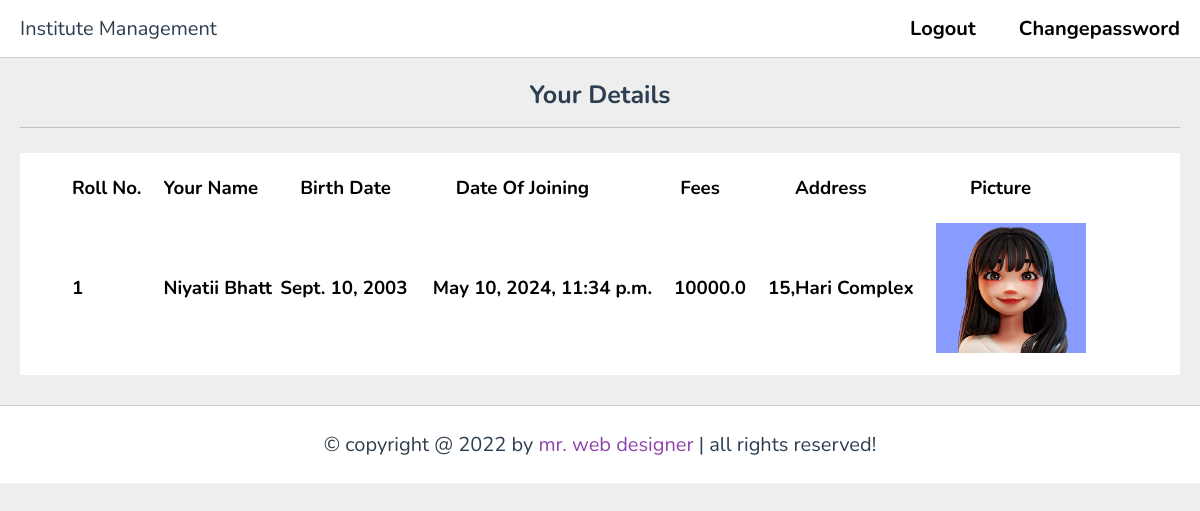
The app's page /sdetail (signed in) with its own data.
### myapp/models.py (models this page shows, shortened)
class Student(models.Model):
    userid= models.ForeignKey(User,on_delete=models.CASCADE)
    firstname= models.CharField(max_length=30)
    lastname= models.CharField(max_length=30)
    mobile= models.BigIntegerField()
    birth_date=models.DateField()
    date_of_joining=models.DateTimeField(default=timezone.now)
    address=models.TextField()
    roll_no=models.IntegerField()
    fees= models.FloatField()
    picture= models.ImageField(default="default.jpg",upload_to="media/P_Picture")

### myapp/views.py (the view)
# urls.py: path('sdetail', views.sdetail, name='sdetail'),
def sdetail(request):
    user= User.objects.get(email=request.session['email'])
    sid= Student.objects.get(userid=user)
    return render(request,"sdetail.html",{'sid':sid,'user':user})

### myapp/templates/sdetail.html
{% extends 'studentheader.html' %}
{% block content %}
{% load static %}
<section class="playlist-details">
    <center><h1 class="heading">Your Details</h1></center>
    <div class="row">
        <table border="1">
                <tr>
                    <th><h3 class="text-center" style="margin-right:20px;">Roll No.</h3></th>
                    <th><h3 class="text-center" style="margin-right:20px;">Your Name</h3></th>
                    <th><h3 class="text-center" style="margin-right:20px; padding-left:20px;">Birth Date</h3></th>
                    <th><h3 class="text-center" style="margin-right:20px;">Date Of Joining</h3></th>
                    <th><h3 class="text-center" style="margin-right:20px; padding-left:20px;">Fees</h3></th>
                    <th><h3 class="text-center" style="margin-right:20px; padding-left:20px;">Address</h3></th>
                    <th><h3 class="text-center" style="margin-right:20px; padding-left:20px;">Picture</h3></th>
                </tr>
            <body>
                <br><tr>
                    <td class="text-center" style="padding-top:20px;"><h3>{{ sid.roll_no }}</h3></td>
                    <td class="text-center" style="padding-top:20px;"><h3>{{ sid.firstname }} {{ sid.lastname }}</h3></td>
                    <td class="text-center" style="padding-top:20px;"><h3>{{ sid.birth_date }}</h3></td>
                    <td class="text-center" style="padding-top:20px;padding-left:20px;"><h3>{{ sid.date_of_joining }}</h3></td>
                    <td class="text-center" style="padding-top:20px;padding-left:20px;"><h3>{{ sid.fees }}</h3></td>
                    <td class="text-center" style="padding-top:20px;padding-left:20px;"><h3>{{ sid.address }}</h3></td>
                    <td class="text-center" style="padding-top:20px;padding-left:20px;"><img src="/media/{{ sid.picture }}" height="130px" width="150px"></td>
                </tr>
            </body>
        </table>
    </div>
 </section>
{% endblock %}

### myapp/static/css/style.css (style rules this page uses)
* { font-family: 'Nunito', sans-serif; margin:0; padding:0; box-sizing: border-box; outline: none; border:none; text-decoration: none; }
body { background-color: var(--light-bg); padding-left: 30rem; }
section { padding:2rem; margin: 0 auto; max-width: 1200px; }
.heading { font-size: 2.5rem; color:var(--black); margin-bottom: 2.5rem; border-bottom: var(--border); padding-bottom: 1.5rem; text-transform: capitalize; }
.playlist-details .row { display: flex; align-items: flex-end; gap:3rem; flex-wrap: wrap; background-color: var(--white); padding: 2rem; }
@media (max-width:1200px) { body { padding-left: 0; } }

### records on screen
Student: roll_no "1", firstname "Niyatii", lastname "Bhatt", birth_date "Sept. 10, 2003", date_of_joining "May 10, 2024, 11:34 p.m.", fees "10000.0", address "15,Hari Complex", picture (placeholder picture)
